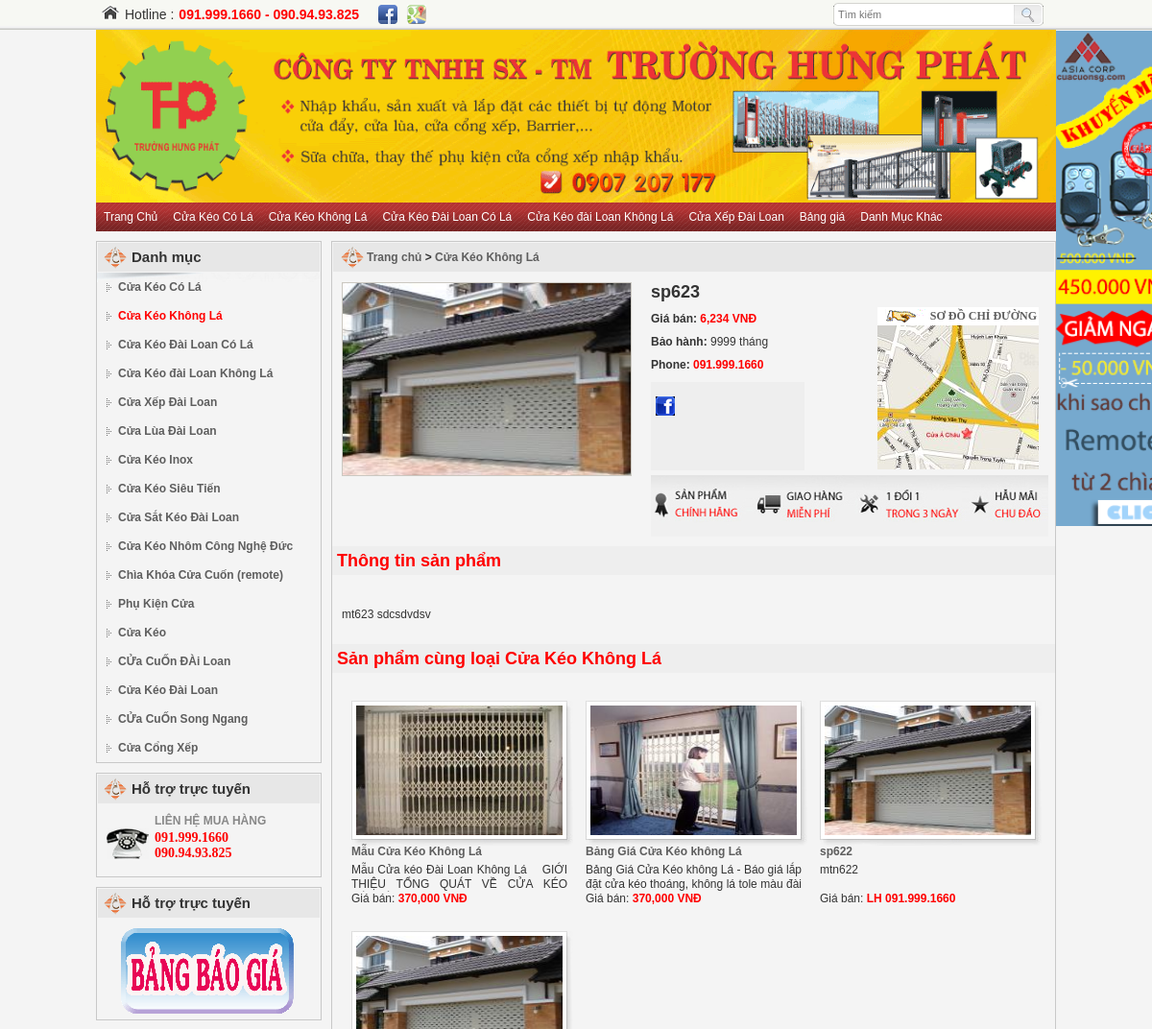
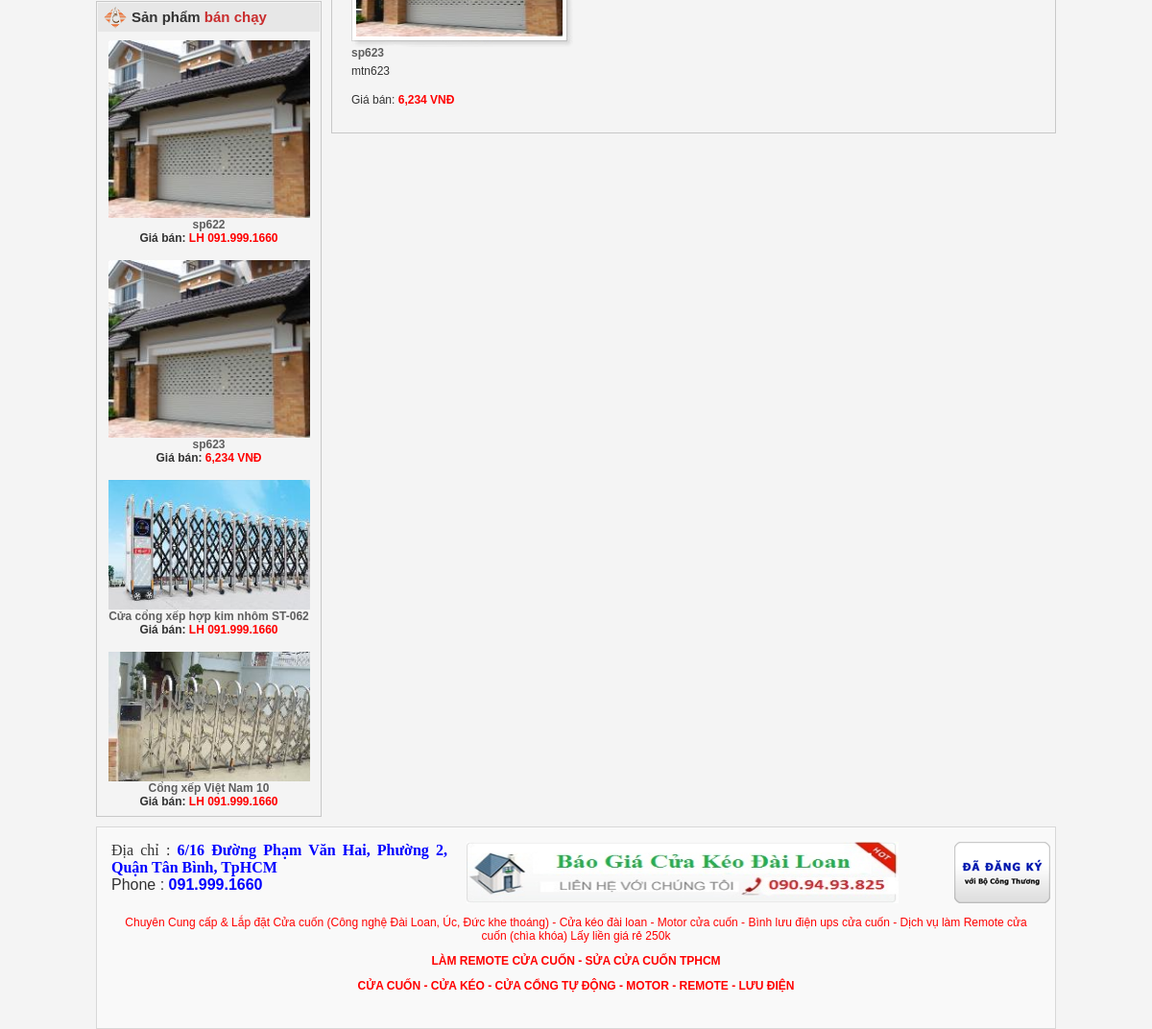
The page /sp623.html on the database its author committed (2 pictures, top to bottom).
### tables this page shows
CREATE TABLE IF NOT EXISTS `category` (
  `id` varchar(200) NOT NULL,
  `alilas` varchar(50) NOT NULL,
  `name` varchar(200) NOT NULL,
  `description` text NOT NULL,
  `type` int(11) NOT NULL DEFAULT '0',
  `active` int(11) NOT NULL DEFAULT '1',
  PRIMARY KEY (`id`),
  KEY `type` (`type`)
);

CREATE TABLE IF NOT EXISTS `product` (
  `id` int(11) NOT NULL AUTO_INCREMENT,
  `alilas` varchar(200) NOT NULL,
  `title` varchar(250) NOT NULL DEFAULT '',
  `name` varchar(200) NOT NULL,
  `category` varchar(100) NOT NULL,
  `price` int(11) NOT NULL,
  `description` text NOT NULL,
  `warranty` int(11) NOT NULL DEFAULT '0',
  `tag` varchar(250) NOT NULL DEFAULT '',
  `enable` int(11) NOT NULL DEFAULT '1',
  `meta_description` varchar(250) NOT NULL DEFAULT '',
  `count_view` int(11) NOT NULL DEFAULT '0',
  `show_in_home` int(11) NOT NULL DEFAULT '0',
  `show_in_slide` int(11) NOT NULL DEFAULT '0',
  `type` int(11) NOT NULL DEFAULT '0',
  PRIMARY KEY (`id`),
  UNIQUE KEY `alilas` (`alilas`),
  KEY `category` (`category`)
);

### config.php (called while the page is built, shortened)
<?php
if ($_SERVER['HTTP_HOST'] == "www.cuakeodailoan.biz") {
    $live = 1;
} else {
    $live = 0;
}
if ($live) {
    $HOME = "http://www.cuakeodailoan.biz/";
    define('HOME', "http://cuakeodailoan.biz/");
    define('STATIC_SERVER', 'http://cuakeodailoan.biz/');
    define('DB_USER', 'cuacuonsg_16');
    define('DB_PASSWORD', '!@#$%^&*()');
    define('DB_HOST', 'localhost');
    define('DB_NAME', 'cuacuonsg_16');
} else {
    $HOME = "http://www.cuacuon.com/";
}
$mobile_phone = "091.999.1660";
$ggmap_link = "ban-do-cua-cuon-a-chau";
$db = mysqli_connect(DB_HOST, DB_USER, DB_PASSWORD, DB_NAME);
mysqli_set_charset($db, 'utf8');
function escape_data($data) {
    global $db;
    return mysqli_real_escape_string($db, trim($data));
}
function get_list_product_from_query_result($r) {
    global $mobile_phone;
    $products = array();
    while ($row = mysqli_fetch_array($r)) {
        $product = $row;
        $product["product_url"] =  $product['alilas'];
        $product["product_thumb"] = "/static/image/product/thumb_" . $product['id'] . ".jpg";
        $product["product_image"] = "/static/image/product/" . $product["id"] . ".jpg";
        if($product["meta_description"]==""){
            $product["short_desc"] = getplaintextintrofromhtml($product["description"]);
        }else{
            $product["short_desc"] = $product["meta_description"];
        }
        if ($product["price"] > 0) {
            $product['price'] = number_format($product['price']) . " VNĐ";
        } else {
            $product['price'] = "LH $mobile_phone";
        }
        $products[] = $product;
    }
    return $products;
}
$query_category = "select *from category where active=1";
$query_result_category = mysqli_query($db, $query_category);
while ($row = mysqli_fetch_array($query_result_category)) {
    $category = $row;
    $category['url'] = "/" . $category['alilas'];
    $category['name'] =    ucwords(strtolower($category['name']));
    $list_category[] = $category;
}
function getplaintextintrofromhtml($html) {
    $numchars = 75;
    $html = strip_tags($html);
    $html = html_entity_decode($html, ENT_QUOTES, 'UTF-8');
    $html = mb_substr($html, 0, $numchars, 'UTF-8');
    $html .= "…";
    return $html;
}

### controller/detail.php (called while the page is built, shortened)
<?php
$product_id = escape_data($array_param[1]);
$query_product_info = "select *from product where alilas='$product_id' or id='$product_id' limit 1";
$query_product_info_result = mysqli_query($db, $query_product_info);
if (mysqli_num_rows($query_product_info_result) == 0) {
    exit();
} else {
    $product_info = mysqli_fetch_array($query_product_info_result);
    $product_info["name"] = $product_info["name"];
    $product_info["product_url"] = "/" . $product_info['alilas'];
    $product_info["product_thumb"] = "/static/image/product/thumb_" . $product_info['id'] . ".jpg";
    $product_info["product_image"] = "/static/image/product/" . $product_info["id"] . ".jpg";
    if ($product_info["price"] > 0) {
        $product_info['price'] = number_format($product_info['price']) . " VNĐ";
    } else {
        $product_info['price'] = "LH $mobile_phone";
    }
}
$category_id = ($product_info['category']);
$query_category_info = "select *from category where id='$category_id'";
$query_category_info_result = mysqli_query($db, $query_category_info);
if (mysqli_num_rows($query_category_info_result) == 0) {
    $category_info['id'] = '';
    $category_info['name'] = '';
    $category_info['type'] = '';
} else {
    $category_info = mysqli_fetch_array($query_category_info_result);
}
if ($product_info["title"]) {
    $title = $product_info["title"];
} else {
    $title = $category_info['name'] . " - " . $product_info['name'];
}
$num_product_per_page = 6;
$page = 1;
$page = (int) $page;
$offset = ($page - 1) * $num_product_per_page;
$query_product = "select *from product where category='$category_id' limit $offset,$num_product_per_page";
$query_result_product = mysqli_query($db, $query_product);
$list_category_product = get_list_product_from_query_result($query_result_product);
$query_left_slide = "select *from product order by show_in_slide desc limit 4";
$query_result_left_slide = mysqli_query($db, $query_left_slide);
$list_left_slide_product = get_list_product_from_query_result($query_result_left_slide);
?>

### view/detail.php (the view, shortened to what this page needs)
<!DOCTYPE html PUBLIC "-//W3C//DTD XHTML 1.0 Transitional//EN" "http://www.w3.org/TR/xhtml1/DTD/xhtml1-transitional.dtd">
<html xmlns="http://www.w3.org/1999/xhtml"><head>
    <?php
    include $APPLICATION_PATH. '/view/header.php';
    ?>
    </head>
<body>
<form name="form1" method="post" action="#" id="form1">
<ul class="uav">
    <?php        include $APPLICATION_PATH. '/view/top-banner.php';?>
</ul>
<ul class="umh">
   <?php
       include $APPLICATION_PATH. '/view/top-nav.php';
   ?>
</ul>
<div class="divl">
    <div class="m">
        <?php
           include $APPLICATION_PATH. '/view/left-nav.php';
        ?>
    </div>
    <div class="g y">
       <?php
           include $APPLICATION_PATH. '/view/support.php';
        ?>
    </div>
          <div class="g y">
       <?php
           include $APPLICATION_PATH. '/view/price-catalog.php';
        ?>
    </div>
    <div class="g p">
     <?php
             include $APPLICATION_PATH. '/view/best-sell-left.php';
     ?>
    </div>
</div>
<div class="divr">
    <div class="dlink"><a href="/">Trang chủ</a>  &gt; <a href="/<?php echo $category_info['alilas']?>"><?php echo $category_info['name']?></a></div>
    <div class="pdl">
        <a class="a" href="<?php echo $product_info['product_image']?>" rel="lightbox[roundtrip]" title="<?php echo $product_info['name']?>">
            <img id="thumb" src="<?php echo $product_info['product_thumb']?>" alt="<?php echo $product_info['name']?>"></a>
    </div>
    <div class="pdr">
        <h1><?php echo $product_info['name']?></h1>
        <div class="rr">
            <strong><a href="/<?php echo $ggmap_link?>" target="_blank">Sơ đồ chỉ đường</a></strong>
            <span><a href="/<?php echo $ggmap_link?>" target="_blank"></a></span>
        </div>
                <div style="padding-top:10px;"><b>Giá bán:</b> <span style="color:Red;font-weight:bold;"><?php echo ($product_info['price'])?></span></div>
        <div style="padding-top:10px;<?php if ($product_info['warranty']==0) {echo "display:none";}?>"><b>Bảo hành:</b> <?php echo ($product_info['warranty'])?> tháng</div>
        <div style="padding-top:10px;padding-bottom:11px;"><b>Phone:</b> <span style="color:Red;font-weight:bold;"><?php echo $mobile_phone?></span></div>
        <div class="dshl">
            <div style="padding-top:10px;">
                <a rel="nofollow" href="http://www.facebook.com/share.php?u=<?php echo $HOME. $product_info['product_url']?>&title=<?php echo $product_info['name']?>&picture=<?php echo "{$HOME}{$product['product_image']}"?>" target="socialbookmark"><img title="<?php echo $product_info['name']?>" src="/static/image/website/facebook.gif" alt="<?php echo $product_info['name']?>"></a>
            </div>
        </div>
        <div class="km">&nbsp;</div>
    </div>
    <div class="h2dt">Thông tin sản phẩm</div>
    <div style="text-align:justify;line-height:150%; padding:10px;">
       <?php echo $product_info['description']?>
    </div>
    <div class="h2dt">Sản phẩm cùng loại <a style="color: red" href="/c/<?php echo $category_info['id']?>"><?php echo $category_info['name']?></a></div>
    <div id="ispro">
<ul class="upro">
   <?php
       foreach ($list_category_product as $product) {
?>
   <li>
            <a class="m" href="<?php echo $product['product_url']?>"
               onmouseover="mtln('<div class=\'bdtl\'><img src=\'<?php echo $product['product_image']?>\'></div>',360)" onmouseout="mtlh()">
                <img src="<?php echo $product['product_thumb']?>" alt="<?php echo $product['name']?>"></a>
            <strong><a href="<?php echo $product['product_url']?>"><?php echo $product['name']?></a></strong>
            <span><?php echo $product['short_desc']?></span>
            <div>Giá bán: <b><?php echo $product["price"]?> </b></div>
        </li>
        <?php
        }
        ?>
</ul>
</div>
</div>
<ul class="ulft">
    <?php
        include $APPLICATION_PATH. '/view/company.php';
?>
</ul>
<div class="dhead">
    <?php
        include $APPLICATION_PATH. '/view/top-head.php';
?>
</div>
</form>
<?php
        include $APPLICATION_PATH. '/view/side-ads.php';
?>
</body></html>

### view/top-nav.php (shortened to what this page needs)
<li class="g n">
    <a class="a1" href="/" title="<?php echo $title ?>">Trang Chủ</a>
</li>
<?php
for ($i = 0; $i < 5; $i++) {
    $category = $list_category[$i];
    echo "<li class=\"g n\">
                <a class=\"a1\" href=\"{$category['url']}\" title=\"{$category['name']}\">{$category['name']}</a>
         </li>";
}
?>
<li class="g n">
    <a class="a1" href="/bang-gia-cua-cuon-dai-loan-cua-keo-cong-nghe-dai-loan" title="BẢNG GIÁ CỬA CUỐN ĐÀI LOAN, CỬA KÉO CÔNG NGHỆ ĐÀI LOAN">Bảng giá</a>
</li>
<li class="g n">
    <a class="a1" href="#" title="Danh mục khác">Danh Mục Khác</a>
</li>

### view/left-nav.php
 <strong class="t">Danh mục</strong>
<?php
    foreach ($list_category as $category) {
        if (isset($category_id) && ($category_id == $category['id'])) {
            echo "<div class=\"f s\"><a href=\"{$category['url']}\">{$category['name']}</a></div>";
        } else {
            echo "<div class=\"f\"><a href=\"{$category['url']}\">{$category['name']}</a></div>";
        }
    }
?>

### view/best-sell-left.php
 <strong class="t">Sản phẩm <b>bán chạy</b></strong>
        <?php
        foreach ($list_left_slide_product as $product) {
            ?>
<div>
        <a class="m" href="<?php echo $product["product_url"]?>" onmouseover="mtln('<div class=\'bdtl\'><img src=\'<?php echo $product["product_image"]?>\'></div>',360)" onmouseout="mtlh()"><img src="<?php echo $product["product_thumb"]?>" alt="<?php echo $product["name"]?>"></a>
            <strong><a href="<?php echo $product["product_url"]?>"><?php echo $product["name"]?></a></strong>
            <span>Giá bán: <b><?php echo ($product["price"])?></b></span>
        </div>
<?php
        }
        ?>

### static/css/main.css (style rules this page uses)
div.dlink { display:block;background:#e7e7e7 url(../image/website/achau30.png) no-repeat 8px center; line-height:30px; border:solid 1px #f4f4f4; padding-left:35px; font-weight:bold; }
ul.upro { padding-left:10px; padding-top:19px; }
ul.upro li { float:left; height:240px; width:225px; overflow:hidden; padding-left:10px;background:url(../image/website/gp1.gif) no-repeat 10px top; padding-right:9px; }
ul.upro img { width:215px; height:135px; padding:5px; }
ul.upro strong { padding-top:5px; display:block; }
ul.upro span { display:block; line-height:15px; height:30px; overflow:hidden; padding-top:5px; text-align:justify; }
ul.upro b { color:Red; }
div.pdl { width:302px;float:left; margin-top:10px; margin-left:10px; }
div.pdl a.a { display:block;border:solid 1px #cbc8c1; }
div.pdl a.a img { width:300px; height:200px; }
div.pdr { padding-left:20px; float:left; width:414px; margin-top:10px; padding-bottom:10px; }
div.pdr h1 { font-size:18px; }
div.pdr div.rr { width:168px; overflow:hidden;float:right; margin-right:10px; background-color:#fff; padding-top:2px; margin-top:5px; }
div.pdr div.rr strong { height:17px;text-align:right; display:block; text-transform:uppercase; font-family:Tahoma;background:url(../image/website/new_gif.gif) no-repeat -12px top; padding-right:2px; }
div.pdr div.rr span { display:block; height:150px;background:url(../image/website/map.jpg) no-repeat left top; }
div.pdr div.rr span a { display:block; height:55px; }
div.dshl { width:150px; overflow:hidden; height:82px; float:left;background-color:#eee; padding:5px; }
div.pdr div.km { height:64px; overflow:hidden;background:url(../image/website/km.jpg) no-repeat left 5px; padding-top:5px; }
div.h2dt { color:Red; background-color:#eee;font-size:18px; padding:0px 5px; line-height:30px; margin-bottom:10px; font-weight:bold; }

### static/css/style.css (style rules this page uses)
body { font-size:12px;font-family:Arial;color:#333;padding:31px 0px 0px 0px;margin:0px; background-color:#f4f4f4; }
form { font-size:12px;font-family:Arial;color:#333;padding:0px;margin:0px auto 0px auto;width:1000px;overflow:hidden; }
ul { padding:0px;margin:0px;list-style-type:none; }
ul li { padding:0px;margin:0px;list-style-type:none; }
h1,h2,h3,h4,h5,h6 { padding:0px; margin:0px; }
img { border:0px; }
a { color:#5e5e5e;text-decoration:none; }

### static/css/menu.css (style rules this page uses)
ul.uav { overflow:hidden; }
ul.umh { overflow:hidden;height:30px;margin-bottom:10px;background:url(../image/website/h1.gif) repeat-x left top; }
ul.umh li { float:left; height:30px; }
ul.umh li.g { background:url(../image/website/h3.gif) no-repeat left top; }
ul.umh a { display:block; }
ul.umh a.a1 { text-decoration:none;line-height:30px;padding:0px 8px;color:#fff; }
div.dhead { left:0px;top:0px;position:fixed;z-index:10000;height:30px;overflow:hidden;width:100%;background:url(../image/website/bg1.gif) repeat-x left bottom;border-bottom:solid 1px #c7c8c3; }
ul.ulft { background-color:#f9f9f9;padding:5px;position:relative;border: solid 1px #d8d8d8 }
div.divl { width:235px;padding-right:10px;overflow:hidden;float:left; }
div.divr { width:753px;overflow:hidden;border:solid 1px #c8c8c8;float:left;background-color:#f4f4f4;margin-bottom:10px; }
div.divl div.m { background:#f4f4f4 url(../image/website/gl.gif) no-repeat left top;border:solid 1px #c8c8c8;margin-bottom:10px; }
div.divl div.f { font-weight:bold;margin-left:10px;width:201px;padding-left:12px;line-height:30px;background:url(../image/website/i1.gif) no-repeat left center; }
div.divl div.s a { color:Red; }
div.divl div.g { background-color:#f4f4f4;border:solid 1px #c8c8c8;margin-bottom:10px; }
div.divl strong.t { display:block;background:#e7e7e7 url(../image/website/achau30.png) no-repeat 6px center;line-height:30px;border:solid 1px #f4f4f4;padding-left:35px;font-size:15px;height:30px;overflow:hidden; }
div.divl div.p div { padding:8px;text-align:center; }
div.divl div.p img { width:210px; }
div.divl div.p span { display:block;font-weight:bold; }
div.divl div.p div b { color:Red; }
div.divl div.p strong b { color:#c92d2e; }

### rows shown on the page
category: name "Cửa Kéo Có Lá"
category: name "Cửa Kéo Không Lá"
category: name "Cửa Kéo Đài Loan Có Lá"
category: name "Cửa Xếp Đài Loan"
category: name "Cửa Kéo đài Loan Không Lá"
category: name "Cửa Lùa Đài Loan"
category: name "Cửa Kéo Inox"
category: name "Cửa Kéo Siêu Tiến"
category: name "Cửa Sắt Kéo Đài Loan"
category: name "Cửa Kéo Nhôm Công Nghệ Đức"
category: name "Chìa Khóa Cửa Cuốn (remote)"
category: name "Phụ Kiện Cửa"
category: name "Cửa Kéo"
category: name "CỬa CuỐn ĐÀi Loan"
category: name "Cửa Kéo Đài Loan"
category: name "CỬa CuỐn Song Ngang"
category: name "Cửa Cổng Xếp"
product: name "sp622", price "LH 091.999.1660", meta_description "mtn622"
product: name "sp623", price "6,234 VNĐ", warranty "9999", description "mt623 sdcsdvdsv", meta_description "mtn623"
product: shows a picture, name "Cửa cổng xếp hợp kim nhôm ST-062", price "LH 091.999.1660"
product: shows a picture, name "Cổng xếp Việt Nam 10", price "LH 091.999.1660"
product: shows a picture, name "Mẫu Cửa Kéo Không Lá", short_desc "Mẫu Cửa kéo Đài Loan Không Lá GIỚI THIỆU TỔNG QUÁT VỀ CỬA KÉO…", price "370,000 VNĐ"
product: shows a picture, name "Bảng Giá Cửa Kéo không Lá", meta_description "Bảng Giá Cửa Kéo không Lá - Báo giá lắp đặt cửa kéo thoáng, không lá tole màu đài…", price "370,000 VNĐ"

### other values the page prints
$category['name'] "Cửa Kéo đài Loan Không Lá"
$mobile_phone "091.999.1660"
$home_phone "090.94.93.825"
$product_info['price'] "6,234 VNĐ"
$address "6/16 Đường Phạm Văn Hai, Phường 2, Quận Tân Bình, TpHCM"
